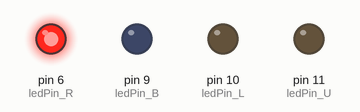
Recording of a sketch running on a simulated Arduino Uno, built with avr-gcc and run on an emulated ATmega328P. Parts: output pins drawn as LEDs (lit = HIGH).

Above: at 0.15 s.
At 1.05 s:
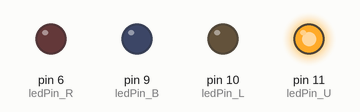
At 2.25 s:
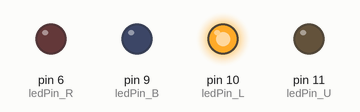
At 5.25 s:
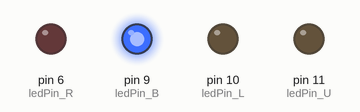
Timing chart, 0 to 5.5 s (numbered marks = the images above):
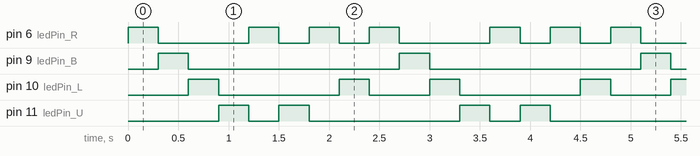

The sketch:

dancing_lights.ino
```cpp
#define btnPin_R 2
#define btnPin_G 3
#define btnPin_B 4
#define btnPin_Y 12

#define ledPin_R 6
#define ledPin_B 9
#define ledPin_L 10
#define ledPin_U 11

#define BTN_NUM 4

int btns[BTN_NUM]={btnPin_R,btnPin_G,btnPin_B,btnPin_Y};
int leds[BTN_NUM]={ledPin_R,ledPin_B,ledPin_L,ledPin_U};


int toShow[8]={0,1,2,3,0,3,0,2};
/*
 * כל חצי שניה נורה אחרת נדלקת (והקודמת נכבית)
 *
 * קל לשנות את סדר ההדלקה, אם רוצים
 */

void setup() {
  for(int k=0;k<BTN_NUM;k++){
//    pinMode(btns[k],INPUT_PULLUP);
    pinMode(leds[k],OUTPUT);
    digitalWrite(leds[k],LOW);
  }
}

int LedIndex=0;
int currentLed=0;
void loop() {
    currentLed=toShow[LedIndex];
    digitalWrite(leds[currentLed],HIGH);
    delay(300);
    digitalWrite(leds[toShow[LedIndex]],LOW);
    LedIndex=(LedIndex+1) % 8;
}
```

Measured:
- by itself, pin 6 (ledPin_R): repeats every 2.4 s: LOW 0.90 s, 2 × (HIGH 0.30 s, LOW 0.30 s), HIGH 0.30 s
- by itself, pin 9 (ledPin_B): alternates HIGH for 0.30 s and LOW for 2.1 s
- by itself, pin 10 (ledPin_L): repeats every 2.4 s: LOW 1.2 s, HIGH 0.30 s, LOW 0.60 s, HIGH 0.30 s
- by itself, pin 11 (ledPin_U): repeats every 2.4 s: LOW 0.30 s, HIGH 0.30 s, LOW 1.5 s, HIGH 0.30 s
